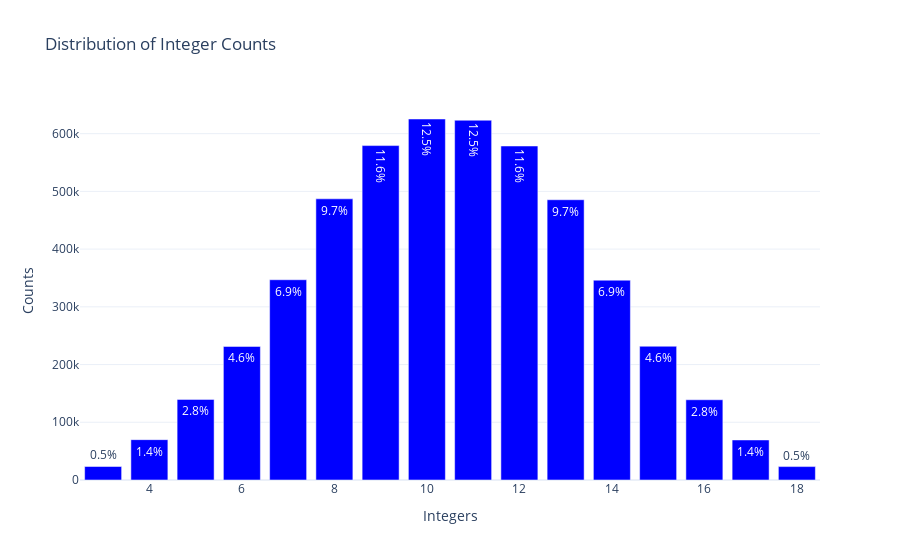

The cell this chart's notebook holds for it:
### Code cell
thresholds = [8, 10, 12, 14]
chance_given_threshold(dice_distribution(6, 3), thresholds)

### Figure 1 — Plotly figure (JSON) as saved in the notebook; plotly's stock layout.template omitted (floating-point values rounded to 4 significant figures)
{"data": [{"marker": {"color": "blue"}, "text": ["4.6%", "12.5%", "12.5%", "11.6%", "9.7%", "11.6%", "2.8%", "9.7%", "2.8%", "1.4%", "6.9%", "6.9%", "0.5%", "0.5%", "4.6%", "1.4%"], "textposition": "auto", "type": "bar", "x": [6, 10, 11, 9, 8, 12, 5, 13, 16, 4, 14, 7, 18, 3, 15, 17], "y": [231424, 625386, 623247, 579320, 487103, 578608, 139668, 485509, 139011, 69908, 346170, 346929, 23233, 23402, 231720, 69362]}], "layout": {"autosize": true, "title": {"text": "Distribution of Integer Counts"}, "xaxis": {"autorange": true, "range": [2.5, 18.5], "title": {"text": "Integers"}, "type": "linear"}, "yaxis": {"autorange": true, "range": [0, 658300.0], "title": {"text": "Counts"}, "type": "linear"}}}
